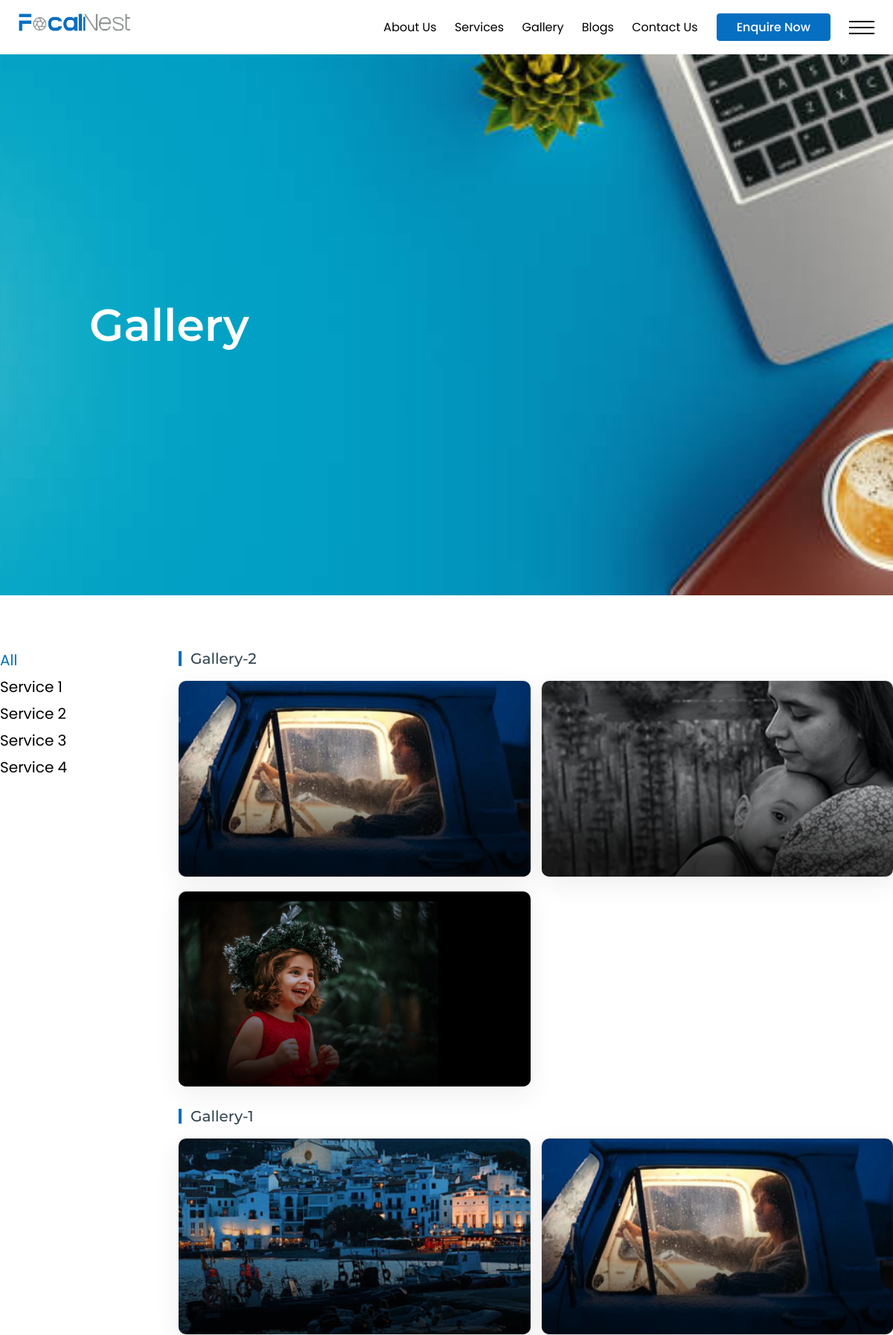
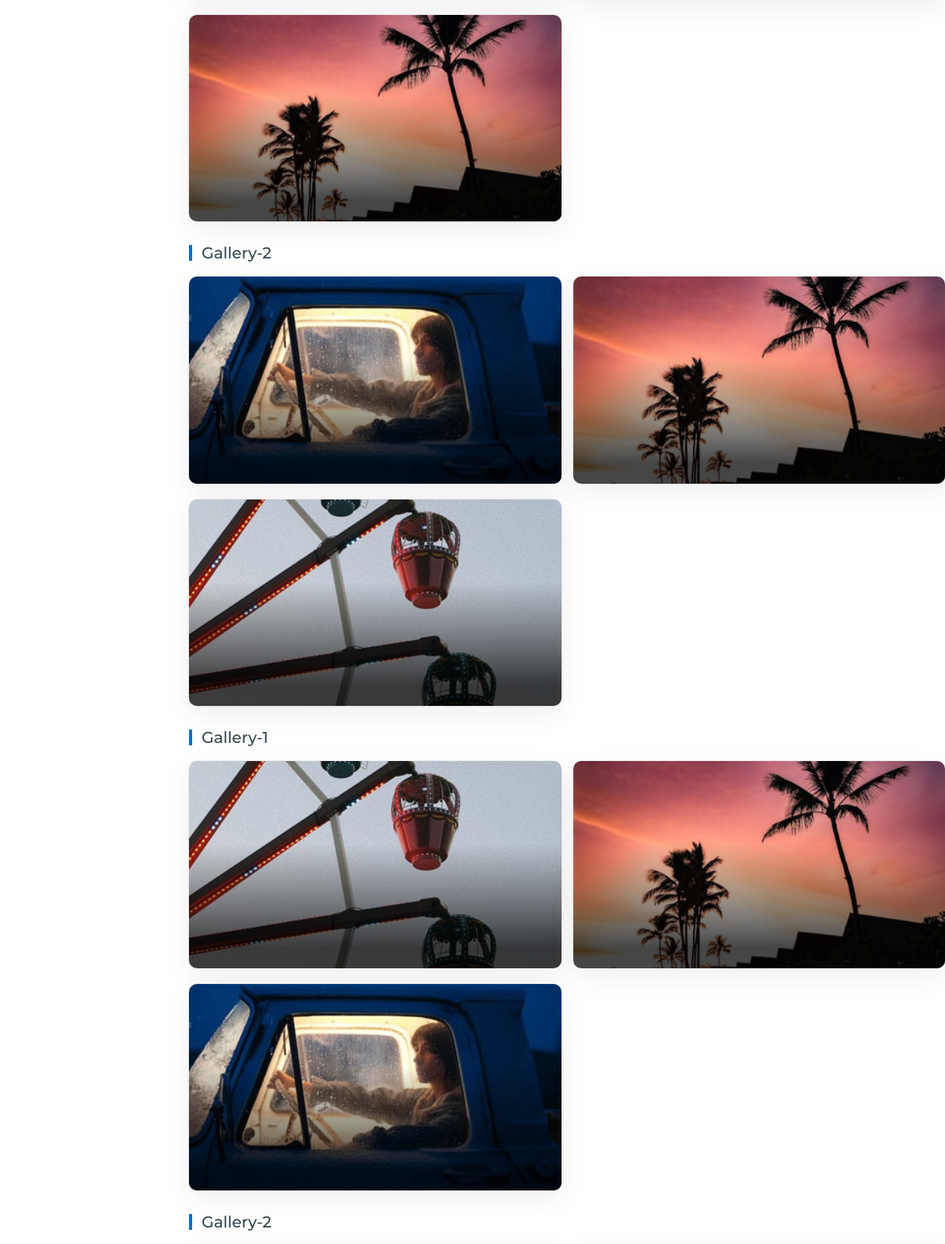
The page /gallery (upper part) on the database its author committed (2 pictures, top to bottom).
### FocalNest/models.py (models this page shows, shortened)
class ServicePost(models.Model):
    title = models.CharField(max_length=200)
    Title_Url = models.SlugField(unique=True, blank=True, null=True)
    Service_image = models.ImageField(upload_to='Admin/Serviceicons/')
    Service_icon = models.ImageField(upload_to='Admin/Serviceimages/')
    Description = models.CharField(max_length=255,)
    content = RichTextField()
    class Meta:
        verbose_name = 'Service'
        verbose_name_plural = 'Services'

class Gallery(models.Model):
    service = models.ForeignKey(ServicePost, on_delete=models.CASCADE)
    Gallery_Title = models.CharField(max_length=50)
    class Meta:
        unique_together = ('service', 'Gallery_Title')
        verbose_name = 'Gallery'
        verbose_name_plural = 'Gallery'

class GalleryImage(models.Model):
    gallery = models.ForeignKey(Gallery, on_delete=models.CASCADE)
    image = models.ImageField(upload_to='Admin/GalleryImages/', max_length=100)

### FocalNest/views.py (the view)
# urls.py: path('gallery', views.gallery, name='gallery'),
def gallery(request):
    allimages = Gallery.objects.all().order_by('-id')
    return render(request, 'gallery.html', {'images': allimages})

### FocalNest/commoncontext.py (called while the page is built)
def common_data(request):
    allservices = ServicePost.objects.all()
    allblogs = BlogPost.objects.all().order_by('-id')
    recent_blogs = BlogPost.objects.all().order_by('-id')[:5]
    return {
        'services': allservices,
        'blogs': allblogs,
        'recentblogs': recent_blogs,
    }

### FocalNest/templates/gallery.html (shortened to what this page needs)
{% extends "masterpage.html" %}
{% load static %}
{% block content %}
<main>
    <div class="blog-banner">
        <div class="bg"><img src="{% static 'images/blog-banner.jpg' %}" alt=""></div>
        <div class="banner-wrapper">
            <div class="content">
                <h1>Gallery</h1>
            </div>
        </div>
    </div>
    <section>
        <div class="gallerySecA">
            <div class="container">
                <div class="flex">
                    <div class="colA">
                        <ul class="service-tab">
                            <li class="active" data-attr="All">All</li>
                            {% for service in services %}
                                <li data-attr="{{ service.title }}">{{ service.title }}</li>
                            {% endfor %}
                        </ul>
                    </div>
                    <div class="colB">
                        <div class="service-tab-content">
                            <div class="service-tab-wrap">
                                {% for image in images %}
                                    <div class="col" data-attr="{{ image.service.title }}">
                                        <h6 class="title">{{ image.Gallery_Title }}</h6>
                                        <div class="img-grid">
                                            {% for gallery_image in image.galleryimage_set.all %}
                                                <div class="col-md">
                                                    <a href="{{ gallery_image.image.url }}" class="gallery-btn" data-fancybox="{{ gallery_image.image.url }}">
                                                        <img src="{{ gallery_image.image.url }}" alt="">
                                                    </a>
                                                </div>
                                            {% endfor %}
                                        </div>
                                    </div>
                                {% endfor %}
                            </div>
                        </div>
                    </div>
                </div>
            </div>
        </div>
    </section>
</main>
{% endblock %}

### FocalNest/static/sass/style.css (style rules this page uses)
*, *::before, *::after { padding: 0; margin: 0; list-style: none; box-sizing: border-box; }
body, html { font-family: "Poppins", sans-serif; font-size: 16px; line-height: 24px; --headerheight: 73px; }
a[href] { text-decoration: none; transition: 0.5s ease; }
img { max-width: 100%; display: block; }
.container { max-width: 1280px; width: 100%; margin: 0 auto; }
h1, h2, h3, h4, h5, h6 { font-family: "Montserrat", sans-serif; color: #344750; font-weight: normal; }
h1 { line-height: 1; }
h6 { font-size: 18px; line-height: 1; }
.flex { display: flex; flex-wrap: wrap; }
main { margin-top: var(--headerheight); }
.blog-banner { position: relative; }
.blog-banner .bg { height: calc(100vh - var(--headerheight)); }
.blog-banner .bg img { width: 100%; height: 100%; -o-object-fit: cover; object-fit: cover; }
.blog-banner .banner-wrapper { position: absolute; top: 50%; left: 10%; translate: 0 -50%; }
.blog-banner .banner-wrapper .content h1 { font-size: 60px; color: #fff; font-weight: 600; }
.gallerySecA { --varpaddingsec: 75px; padding: var(--varpaddingsec) 0; min-height: calc(100vh - var(--headerheight)); max-height: 100%; }
.gallerySecA .flex .colA { flex: 0 1 20%; height: -moz-fit-content; height: fit-content; position: sticky; top: calc(20px + var(--headerheight)); }
.gallerySecA .flex .colA ul.service-tab li { font-size: 20px; position: relative; cursor: pointer; }
.gallerySecA .flex .colA ul.service-tab li::before { content: ""; position: absolute; top: 0; left: -30px; bottom: 0; border-left: 4px solid #066fc1; border-top: 4px solid transparent; border-bottom: 4px solid transparent; opacity: 0; transition: 0.5s ease; }
.gallerySecA .flex .colA ul.service-tab li:not(:last-child) { margin-bottom: 12px; }
.gallerySecA .flex .colA ul.service-tab li.active { color: #066fc1; }
.gallerySecA .flex .colA ul.service-tab li.active::before { opacity: 1; }
.gallerySecA .flex .colB { flex: 1; }
.gallerySecA .flex .colB .service-tab-wrap .col:not(:last-child) { margin-bottom: 30px; }
.gallerySecA .flex .colB .service-tab-wrap .col .title { font-size: 20px; font-weight: 500; margin-bottom: 20px; padding-left: 10px; border-left: 4px solid #066fc1; padding-left: 12px; }
.gallerySecA .flex .colB .service-tab-wrap .col .img-grid { display: grid; grid-template-columns: repeat(2, 1fr); grid-gap: 20px 15px; }
.gallerySecA .flex .colB .service-tab-wrap .col .col-md { position: relative; box-shadow: rgba(0, 0, 0, 0.07) 0px 10px 36px 0px, rgba(0, 0, 0, 0.06) 0px 0px 0px 1px; overflow: hidden; border-radius: 10px; }
.gallerySecA .flex .colB .service-tab-wrap .col .col-md::before, .gallerySecA .flex .colB .service-tab-wrap .col .col-md::after { content: ""; position: absolute; top: 0; bottom: 0; left: 0; right: 0; pointer-events: none; -webkit-user-select: none; -moz-user-select: none; user-select: none; z-index: 0; transition: 0.4s ease; }
.gallerySecA .flex .colB .service-tab-wrap .col .col-md::before { background: linear-gradient(to top, rgba(0, 0, 0, 0.7215686275) 10%, rgba(238, 238, 238, 0) 60%); }
.gallerySecA .flex .colB .service-tab-wrap .col .col-md::after { background: rgba(6, 111, 193, 0.5803921569); opacity: 0; }
.gallerySecA .flex .colB .service-tab-wrap .col a { display: block; }
.gallerySecA .flex .colB .service-tab-wrap .col a img { width: 100%; aspect-ratio: 1.8; -o-object-fit: cover; object-fit: cover; }

### rows shown on the page
ServicePost: title "Service 1"
ServicePost: title "Service 2"
ServicePost: title "Service 3"
ServicePost: title "Service 4"
Gallery: Gallery_Title "Gallery-2"
GalleryImage: image (picture)
GalleryImage: image (picture)
GalleryImage: image (picture)
Gallery: Gallery_Title "Gallery-1"
GalleryImage: image (picture)
GalleryImage: image (picture)
GalleryImage: image (picture)
Gallery: Gallery_Title "Gallery-2"
GalleryImage: image (picture)
GalleryImage: image (picture)
GalleryImage: image (picture)
Gallery: Gallery_Title "Gallery-1"
GalleryImage: image (picture)
GalleryImage: image (picture)
GalleryImage: image (picture)
Gallery: Gallery_Title "Gallery-2"
